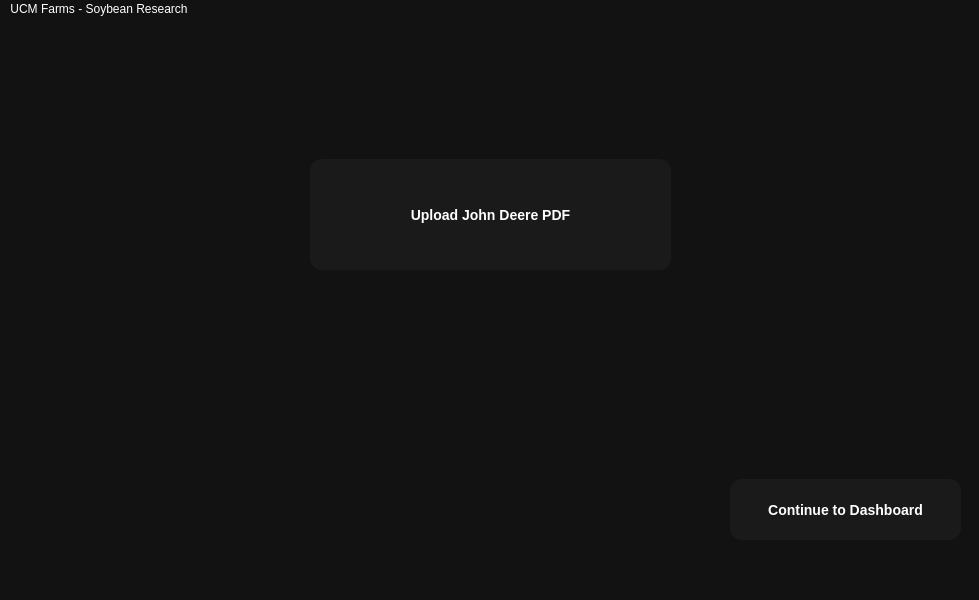
<?xml version="1.0" encoding="UTF-8"?>
<ui version="4.0">
 <class>MainWindow</class>
 <widget class="QMainWindow" name="MainWindow">
  <property name="geometry">
   <rect>
    <x>0</x>
    <y>0</y>
    <width>979</width>
    <height>600</height>
   </rect>
  </property>
  <property name="windowTitle">
   <string>MainWindow</string>
  </property>
  <property name="autoFillBackground">
   <bool>false</bool>
  </property>
  <property name="styleSheet">
   <string notr="true">QWidget {
    background-color: #121212;   /* Very dark gray */
    color: #ffffff;              /* Default text color for child widgets */
}
</string>
  </property>
  <widget class="QWidget" name="centralwidget">
   <widget class="QPushButton" name="UploadButton">
    <property name="geometry">
     <rect>
      <x>310</x>
      <y>140</y>
      <width>361</width>
      <height>111</height>
     </rect>
    </property>
    <property name="font">
     <font>
      <pointsize>-1</pointsize>
      <bold>true</bold>
     </font>
    </property>
    <property name="acceptDrops">
     <bool>true</bool>
    </property>
    <property name="styleSheet">
     <string notr="true">QPushButton {
    background-color: #1a1a1a;       /* Dark background */
    color: #ffffff;                 /* White text */
    border: none;
    border-radius: 12px;            /* Rounded corners */
    padding: 8px 16px;
    font-size: 14px;
    qproperty-wordWrap: true;       /* Enable text wrapping */
    text-align: center;             /* Horizontal text alignment */
}

QPushButton:hover {
    background-color: #333333;      /* Slightly lighter on hover */
}
</string>
    </property>
    <property name="text">
     <string>Upload John Deere PDF</string>
    </property>
    <property name="icon">
     <iconset>
      <normaloff>assets/icons/uploadpdf.png</normaloff>assets/icons/uploadpdf.png</iconset>
    </property>
    <property name="iconSize">
     <size>
      <width>40</width>
      <height>40</height>
     </size>
    </property>
   </widget>
   <widget class="QPushButton" name="ContinueButton">
    <property name="enabled">
     <bool>true</bool>
    </property>
    <property name="geometry">
     <rect>
      <x>730</x>
      <y>460</y>
      <width>231</width>
      <height>61</height>
     </rect>
    </property>
    <property name="font">
     <font>
      <pointsize>-1</pointsize>
      <bold>true</bold>
     </font>
    </property>
    <property name="cursor">
     <cursorShape>PointingHandCursor</cursorShape>
    </property>
    <property name="acceptDrops">
     <bool>false</bool>
    </property>
    <property name="styleSheet">
     <string notr="true">QPushButton {
    background-color: #1a1a1a;       /* Dark background */
    color: #ffffff;                 /* White text */
    border: none;
    border-radius: 12px;            /* Rounded corners */
    padding: 8px 16px;
    font-size: 14px;
    qproperty-wordWrap: true;       /* Enable text wrapping */
    text-align: center;             /* Horizontal text alignment */
}

QPushButton:hover {
    background-color: #333333;      /* Slightly lighter on hover */
}
</string>
    </property>
    <property name="text">
     <string>Continue to Dashboard</string>
    </property>
    <property name="iconSize">
     <size>
      <width>40</width>
      <height>40</height>
     </size>
    </property>
   </widget>
  </widget>
  <widget class="QStatusBar" name="statusbar"/>
  <widget class="QMenuBar" name="menubar">
   <property name="geometry">
    <rect>
     <x>0</x>
     <y>0</y>
     <width>979</width>
     <height>21</height>
    </rect>
   </property>
   <widget class="QMenu" name="menuUCM_Farms_Soybean_Research">
    <property name="title">
     <string>UCM Farms - Soybean Research</string>
    </property>
   </widget>
   <addaction name="menuUCM_Farms_Soybean_Research"/>
  </widget>
 </widget>
 <resources/>
 <connections/>
</ui>
